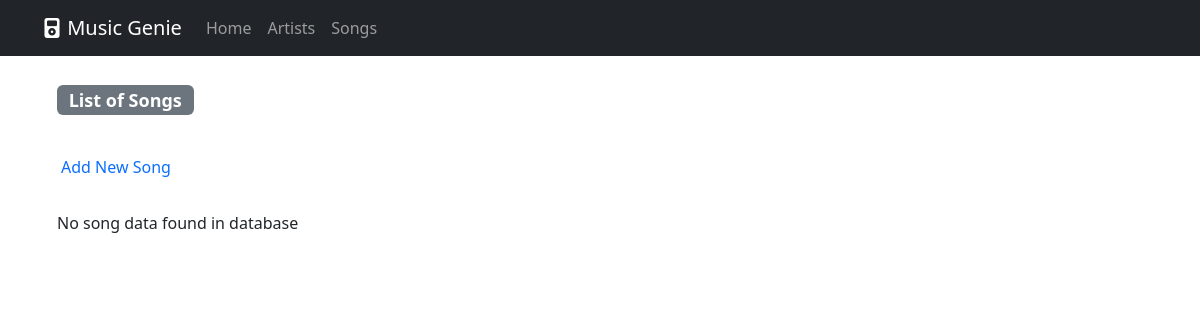
/songs, run on an earlier commit of the app's database.
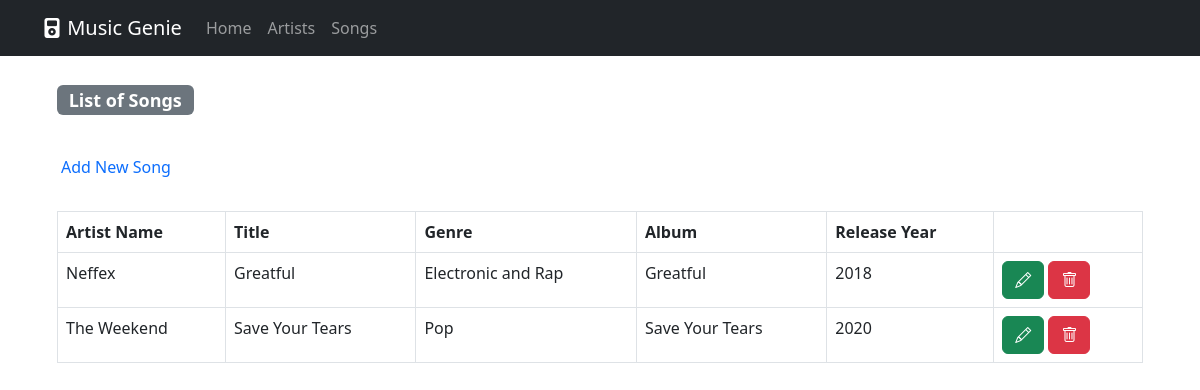
And on a later commit of the database.
### music_app/models.py (models this page shows, shortened)
class Song(models.Model):
    id = models.AutoField(primary_key=True)
    genre = models.CharField(max_length=60)
    title = models.CharField(max_length=100)
    release_year = models.IntegerField(null=True)
    album = models.CharField(max_length=80, null=True)
    artist = models.ForeignKey(Artist, on_delete=models.CASCADE)
    class Meta:
        verbose_name = "Song"
        verbose_name_plural = "Songs"
    @property
    def artistName(self):
        return self.artist.name

class Artist(models.Model):
    id = models.AutoField(primary_key=True)
    name = models.CharField('',max_length=100, null=False)
    age = models.IntegerField('',null=True)
    nationality = models.CharField('',max_length=200)
    website = models.CharField('',max_length=100)
    label = models.CharField('',max_length=200)
    class Meta:
        verbose_name = 'Artist'
        verbose_name_plural = 'Artists'

### music_app/views.py (the view)
# urls.py: path('songs', SongListView.as_view(), name='songs'),
class SongListView(ListView):
    model = Song
    context_object_name = 'songs'
    template_name = 'list_songs.html'

### music_app/templates/list_songs.html (shortened to what this page needs)
{% extends '_base.html' %}
{% block content %}
<div class="row">
<h4> <span class="badge bg-secondary">List of Songs</span></h4>
<ul class="nav nav-pills">
<li class="nav-item">
<a class="nav-link" aria-current="page" href="{% url 'add_song' %}"> Add New Song</a>
</li>
</ul>
<div>
{% if songs %}
<table class="table table-bordered striped table-hover">
<thead>
<tr>
<th scope="col">Artist Name</th>
<th scope="col">Title</th>
<th scope="col">Genre</th>
<th scope="col">Album</th>
<th scope="col">Release Year</th>
<th scope="col"></th>
</tr>
</thead>
<tbody>
{% for song in songs %}
<tr>
<td>{{song.artistName}}</td>
<td>{{song.title}}</td>
<td>{{song.genre}}</td>
<td>{{song.album}}</td>
<td>{{song.release_year}}</td>
<td>
<a href="song-details/{{song.id}}" class="btn btn btn-success" type="button"><i class="bi bi-pencil"></i></a>
<a href="song-delete/{{song.id}}" class="btn btn btn-danger" data-bs-toggle="modal" data-bs-target="#exampleModal" type="button"><i class="bi bi-trash"></i></a>
</td>
</tr>
{% endfor %}
</tbody>
</table>
{% else %}
No song data found in database
{% endif %}
</div>
</div>
{% endblock content %}

### music_app/templates/_base.html (shortened to what this page needs)
{% load static %}
<!DOCTYPE html>
<html>
<head>
    <link rel="stylesheet" href="https://cdn.jsdelivr.net/npm/bootstrap@5.2.2/dist/css/bootstrap.min.css">
    <link rel="stylesheet" href="https://cdn.jsdelivr.net/npm/bootstrap-icons@1.9.1/font/bootstrap-icons.css">
</head>
<body class="d-flex flex-column h-100">
    <main class="container">
        <header>
            <nav class="navbar navbar-expand-md navbar-dark fixed-top bg-dark">
                <div class="container">
                    <a class="navbar-brand" href="/"><i class="bi bi-music-player-fill"></i> <span>Music Genie</span></a>
                    <div class="collapse navbar-collapse" id="navbarCollapse">
                        <ul class="navbar-nav me-auto mb-2 mb-md-0">
                            <li class="nav-item">
                                <a class="nav-link" href="{% url 'home' %}">Home</a>
                            </li>
                            <li class="nav-item">
                                <a class="nav-link" href="{% url 'artists' %}">Artists</a>
                            </li>
                            <li class="nav-item">
                                <a class="nav-link" href="#">Songs</a>
                            </li>
                        </ul>
                    </div>
                </div>
            </nav>
        </header>
        <div class="container py-4">
            {% block content %}
            {% endblock content %}
        </div>
    </main>

### music_app/templates/_base.html (style rules this page uses)
main.container { padding: 60px 15px 0; }

What changed in the data, as far as the page shows it:
added Song: artistName "Neffex", title "Greatful", genre "Electronic and Rap", album "Greatful", release_year "2018"
added Song: artistName "The Weekend", title "Save Your Tears", genre "Pop", album "Save Your Tears", release_year "2020"
Also different on the page:
text no longer shown: "No song data found in database"
text now shown: "Artist Name Title Genre Album Release Year"
